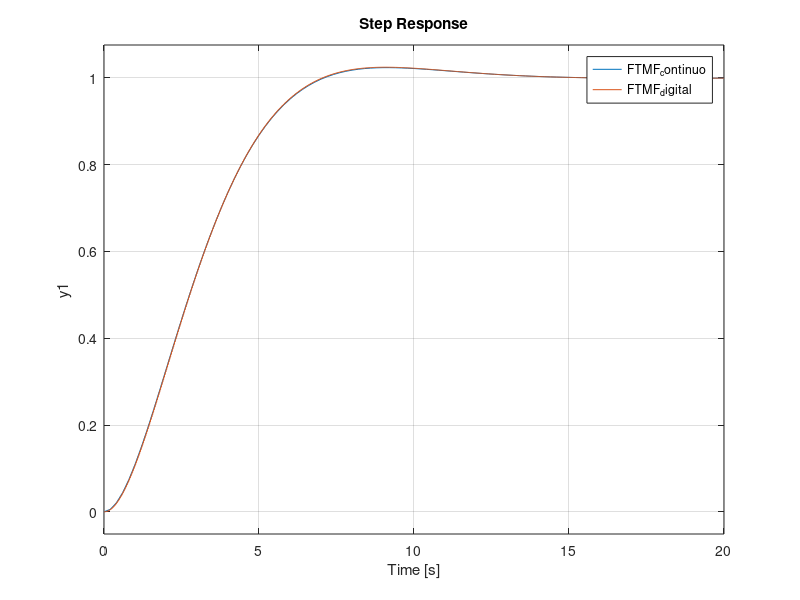

This figure's MATLAB source:
fs = 40; %Hz
Ts = 1/fs;

%Drone ============================================
s = tf('s');
z = tf('z',Ts);
G = 1/(s*(s+1));


Gd = c2d(G,Ts,'zoh');

poleGd = pole(Gd);
Gd = zpk(minreal(Gd));
[zg,pg,kg] = zpkdata(Gd);

%Projeto do Controlador PID ========================
%Cd = K*(z-c1)*(z-c2)/(z*(z-1))


%Sobressinal = Mp
%Acomodacao de 2% em 8s

Mp = 3;%

xi = -log(Mp/100)/sqrt(pi^2 + log(Mp/100)^2); %garante Sobressinal nulo
%ts = 4/xi*wn
ts = 10;
wn = 4/(xi*ts);

s1 = -xi*wn + 1i*wn*sqrt(1-xi^2);
s2 = -xi*wn - 1i*wn*sqrt(1-xi^2);

b = 2/Ts;

A = [1  -1       0
     b  -2*xi*wn 0
     0   wn*wn  -b];
v = [2*xi*wn-b
     wn*wn
     0];
 
aux = A\v; 

pc = aux(1);
p = aux(2);
k = aux(3);

zc = pg{1}(2);

Cc = k*(s + zc)/(s + pc);

%step(feedback(G*Cc,1));

Cd = c2d(Cc,Ts,'tustin');

FTMF_continuo = feedback(G*Cc,1);
FTMF_digital = feedback(Gd*Cd,1);

step(FTMF_continuo,FTMF_digital);

[zcd,pcd,kcd] = zpkdata(Cd);

%%
disp('Controlador em python')
controllaw = ['un = ',num2str(-pcd{1}), '*un_1 +', num2str(k), '*en +',num2str(k*(zcd{1})) ,'*en_1'];
disp(controllaw)
